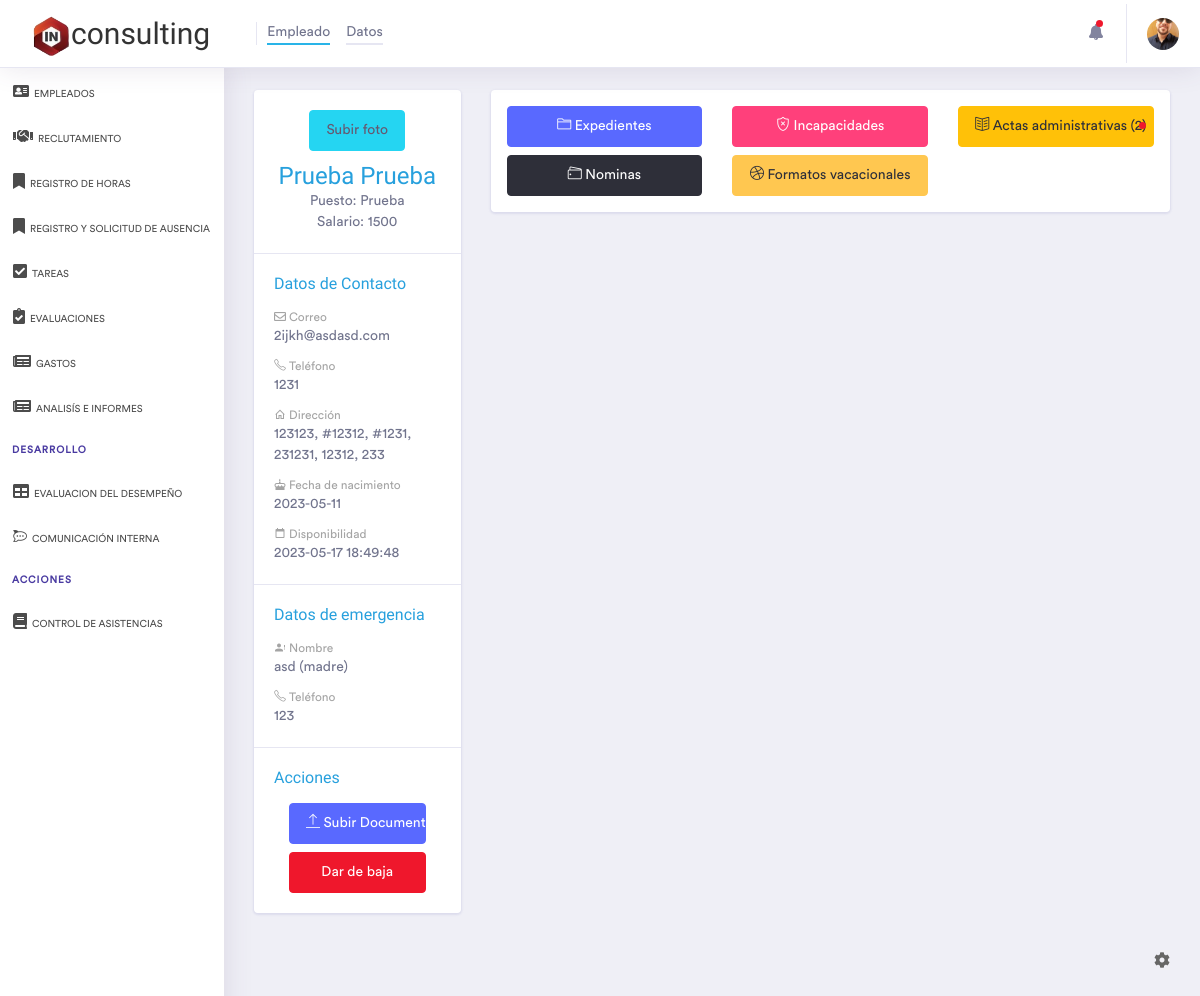
The app's page /Empleado&perfil=21 (signed in) with its own data.
### tables this page shows
CREATE TABLE IF NOT EXISTS `foto_empleado` (
  `idfoto_empleado` int(11) NOT NULL AUTO_INCREMENT,
  `namePhoto` varchar(45) NOT NULL,
  `Empleados_idEmpleados` int(11) NOT NULL,
  `fechaCreacion` timestamp NOT NULL DEFAULT current_timestamp(),
  PRIMARY KEY (`idfoto_empleado`),
  KEY `Empleados_idEmpleados` (`Empleados_idEmpleados`)
);

CREATE TABLE IF NOT EXISTS `emergencia` (
  `idEmergencia` int(11) NOT NULL AUTO_INCREMENT,
  `nameEmer` varchar(50) NOT NULL,
  `parentesco` varchar(45) NOT NULL,
  `phoneEmer` varchar(15) NOT NULL,
  `Empleados_idEmpleados` int(11) NOT NULL,
  PRIMARY KEY (`idEmergencia`),
  KEY `Empleados_idEmpleados` (`Empleados_idEmpleados`)
);

CREATE TABLE IF NOT EXISTS `empleados` (
  `idEmpleados` int(11) NOT NULL AUTO_INCREMENT,
  `name` varchar(45) NOT NULL,
  `lastname` varchar(45) NOT NULL,
  `genero` varchar(1) NOT NULL,
  `fNac` date NOT NULL,
  `phone` varchar(15) NOT NULL,
  `email` varchar(45) NOT NULL,
  `password` text NOT NULL,
  `identificacion` varchar(45) NOT NULL,
  `CURP` varchar(20) NOT NULL,
  `NSS` varchar(15) NOT NULL,
  `RFC` varchar(15) NOT NULL,
  `street` varchar(45) NOT NULL,
  `numE` varchar(5) NOT NULL,
  `numI` varchar(5) DEFAULT NULL,
  `colonia` varchar(45) NOT NULL,
  `CP` varchar(8) NOT NULL,
  `municipio` varchar(30) NOT NULL,
  `estado` varchar(45) NOT NULL,
  `status` int(1) NOT NULL DEFAULT 1,
  `fecha_contratado` timestamp NOT NULL DEFAULT current_timestamp(),
  `cambio_password` int(11) NOT NULL DEFAULT 0,
  PRIMARY KEY (`idEmpleados`)
);

CREATE TABLE IF NOT EXISTS `puesto` (
  `idPuesto` int(11) NOT NULL AUTO_INCREMENT,
  `namePuesto` varchar(45) NOT NULL,
  `salario` float NOT NULL,
  `salario_integrado` float NOT NULL,
  `Empleados_idEmpleados` int(11) NOT NULL,
  `Departamentos_idDepartamentos` int(11) NOT NULL,
  `horario_entrada` time NOT NULL DEFAULT '09:00:00',
  `horario_salida` time NOT NULL DEFAULT '18:00:00',
  `status` int(11) NOT NULL DEFAULT 1,
  PRIMARY KEY (`idPuesto`),
  KEY `Empleados_idEmpleados` (`Empleados_idEmpleados`),
  KEY `Departamentos_idDepartamentos` (`Departamentos_idDepartamentos`)
);

### controller/plantilla.controlador.php (called while the page is built)
<?php
Class ControladorPlantilla{
	public function ctrTraerPlantilla(){
		include "view/plantilla.php";
	}
}

### index.php (called while the page is built, shortened)
<?php
require_once "controller/plantilla.controlador.php";
require_once "controller/formularios.controlador.php";
require_once "model/formularios.modelo.php";
require_once "controller/controlador.empleados.php";
$plantilla = new ControladorPlantilla();
$plantilla -> ctrTraerPlantilla();

### controller/formularios.controlador.php (called while the page is built, shortened)
<?php
class ControladorFormularios{
	static public function ctrNumeroTelefonico($phone){
		$numero = ModeloFormularios::mdlNumeroTelefonico($phone);
		return $numero;
	}
	static public function ctrVerFotos($item, $valor){
		$tabla = "foto_empleado";
		$respuesta = ModeloFormularios::mdlVerFotos($tabla, $item, $valor);
		return $respuesta;
	}
	static public function ctrVerPuestos($item, $valor){
		$tabla = "puesto";
		$respuesta = ModeloFormularios::mdlVerTabla($tabla, $item, $valor);
		return $respuesta;
	}
}

### model/conexion.php (called while the page is built)
<?php
class Conexion{
  static public function conectar(){
    $link = new PDO("mysql:host=localhost;dbname=inrh",
                  "root",
                  "");
    $link->exec("set names utf8");
    return $link;
  }
}

### model/formularios.modelo.php (called while the page is built, shortened)
<?php
require_once "conexion.php";
class ModeloFormularios{
	static public function mdlVerEmpleados($tabla, $item, $valor){
		if($item == null && $valor == null){
			$sql = "SELECT *
			FROM empleados e
			INNER JOIN emergencia m ON e.idEmpleados = m.Empleados_idEmpleados ORDER BY idEmpleados DESC;";
			$stmt = Conexion::conectar()->prepare($sql);
			$stmt->execute();
			return $stmt -> fetchAll();
		}
		else{
			$stmt = Conexion::conectar()->prepare("SELECT *
				FROM empleados e
				INNER JOIN emergencia m ON e.idEmpleados = m.Empleados_idEmpleados
				WHERE $item = :$item");
			$stmt->bindParam(":".$item, $valor, PDO::PARAM_STR);
			$stmt->execute();
			return $stmt -> fetch();
		}
	}
	static public function mdlNumeroTelefonico($number){
		$number = preg_replace('/[^0-9]/', '', $number);
		$length = strlen($number);
		return $number;
	}
	static public function mdlVerFotos($tabla, $item, $valor){
		if($item == null && $valor == null){
			$sql = "SELECT * FROM $tabla";
			$stmt = Conexion::conectar()->prepare($sql);
			$stmt->execute();
			return $stmt -> fetchAll();
		}
		else{
			$stmt = Conexion::conectar()->prepare("SELECT * FROM $tabla WHERE $item = :$item");
			$stmt->bindParam(":".$item, $valor, PDO::PARAM_STR);
			$stmt->execute();
			return $stmt -> fetch();
		}
	}
	static public function mdlVerTabla($tabla, $item, $valor){
		if ($item == null && $valor == null) {
			if ($tabla == "puesto") {
				$sql = "SELECT * FROM $tabla
				JOIN empleados ON empleados.idEmpleados = $tabla.Empleados_idEmpleados
				JOIN departamentos ON $tabla.Departamentos_idDepartamentos = departamentos.idDepartamentos
				WHERE $tabla.status = 1;";
			}
			elseif ($tabla == "vacantes") {
				$sql = "SELECT * FROM $tabla
				JOIN departamentos ON $tabla.Departamentos_idDepartamentos = departamentos.idDepartamentos
				WHERE $tabla.status = 1;";
			}
			$stmt = Conexion::conectar()->prepare($sql);
			$stmt->execute();
			return $stmt -> fetchAll();
		}
		else{
			$sql = "SELECT * FROM $tabla WHERE $item = :$item";
			$stmt = Conexion::conectar()->prepare($sql);
			$stmt->bindParam(":".$item, $valor, PDO::PARAM_STR);
			$stmt->execute();
			return $stmt -> fetch();
		}
	}
}

### controller/controlador.empleados.php (called while the page is built, shortened)
<?php
class ControladorEmpleados{
	static public function ctrVerEmpleados($item, $valor){
		$tabla = "empleados";
		$respuesta = ModeloFormularios::mdlVerEmpleados($tabla, $item, $valor);
		return $respuesta;
	}
}

### view/pages/Empleado.php (the view, shortened to what this page needs)
<?php
$colaborador = ControladorEmpleados::ctrVerEmpleados( 'idEmpleados',$_GET['perfil']);
$Numbero = ControladorFormularios::ctrNumeroTelefonico($colaborador['phone']);
$emergencia = ControladorFormularios::ctrNumeroTelefonico($colaborador['phoneEmer']);
$foto = ControladorFormularios::ctrVerFotos("Empleados_idEmpleados", $colaborador['idEmpleados']);
$puesto = ControladorFormularios::ctrVerPuestos("Empleados_idEmpleados", $_GET['perfil']);
?>
<div class="container-fluid dashboard-content ">
	<div class="row">
		<div class="col-xl-3 col-lg-3 col-md-5 col-sm-12 col-12">
			<div class="card">
				<div class="card-body">
					<div class="user-avatar text-center d-block">
						<?php if (!empty($foto)): ?>
							<img src="view/fotos/thumbnails/<?php echo $foto['namePhoto'] ?>" alt="User Avatar" class="rounded-circle user-avatar-xxl2">
						<?php else: ?>
							<form method="POST" action="Foto">
								<button type="submit" class="btn btn-info rounded" name="empleado" value="<?php echo $colaborador['idEmpleados']; ?>">
									Subir foto
								</button>
							</form>
						<?php endif ?>
					</div>
					<div class="text-center">
						<h2 class="font-24 mb-0 hprofile"><?php echo ucwords($colaborador["name"]." ".$colaborador["lastname"]) ?></h2>
						<p>Puesto: <?php echo $puesto['namePuesto'] ?> <br>
							Salario: <?php echo $puesto['salario'] ?></p>
					</div>
				</div>
				<div class="card-body border-top">
					<h3 class="font-16 hprofile">Datos de Contacto</h3>
					<ul class="mb-0 list-unstyled">
						<li class="header-li"><i class="far fa-envelope"></i> Correo</li>
						<li><?php echo $colaborador["email"] ?></li>
						<li class="header-li"><i class="icon-phone"></i> Teléfono</li>
						<li><?php echo $Numbero ?></li>
						<li class="header-li"><i class="mdi mdi-home-outline"></i> Dirección</li>
						<?php if ($colaborador['numI'] == null || $colaborador['numI'] == ""): ?>
							<li><?php echo $colaborador["street"].", #".$colaborador["numE"].", ".$colaborador["colonia"].", ".$colaborador["municipio"].", ".$colaborador["estado"]?></li>
						<?php else: ?>
							<li><?php echo $colaborador["street"].", #".$colaborador["numE"].", #".$colaborador["numI"].", ".$colaborador["colonia"].", ".$colaborador["municipio"].", ".$colaborador["estado"]?></li>
						<?php endif ?>
						<li class="header-li"><i class="mdi mdi-cake"></i> Fecha de nacimiento</li>
						<li><?php echo $colaborador["fNac"] ?></li>
						<li class="header-li"><i class="mdi mdi-calendar-blank"></i> Disponibilidad</li>
						<li><?php echo $colaborador["fecha_contratado"] ?></li>
					</ul>
				</div>
				<div class="card-body border-top">
					<h3 class="font-16 hprofile">Datos de emergencia</h3>
					<div>
						<ul class="mb-0 list-unstyled">
							<li class="header-li"><i class="mdi mdi-account-alert"></i> Nombre</li>
							<li><?php echo $colaborador["nameEmer"]." (".$colaborador["parentesco"].")" ?></li>
							<li class="header-li"><i class="icon-phone"></i> Teléfono</li>
							<li><?php echo $emergencia ?></li>
						</ul>
					</div>
				</div>
				<div class="card-body border-top">
					<h3 class="font-16 hprofile">Acciones</h3>
						<form method="POST" action="Documento" class="container pb-2">
							<button class="btn btn-primary rounded btn-block " name="empleado" value="<?php echo $colaborador['idEmpleados'];?>">
								<i class="ti-upload"></i> Subir Documentos
							</button>
						</form>
					<div>
						<div class="container">
							<button type="button" class="btn btn-danger rounded btn-block" data-toggle="modal" data-target="#eliminar">
								Dar de baja
							</button>
						</div>
					</div>
				</div>
			</div>
		</div>
		<div class="col-xl-9 col-lg-9 col-md-7 col-sm-12 col-12">
			<div class="card p-3">
				<div class="row pb-2">
					<div class="col-4">
						<button class="btn btn-primary rounded btn-block" onClick="cargarContenido('Expedientes.php')">
							<i class="icon-folder-alt"></i> Expedientes
						</button>
					</div>
					<div class="col-4">
						<button class="btn btn-secondary rounded btn-block" onClick="cargarContenido('Incapacidades.php')">
								<i class="icon-shield"></i> Incapacidades
							</button>
					</div>
					<div class="col-4">
						<button class="btn btn-warning rounded btn-block" onClick="cargarContenido('ActaAdministrativa.php')">
								<span class="indicator"></span><i class="icon-book-open"></i> Actas administrativas (2)
							</button>
					</div>
				</div>
				<div class="row">
					<div class="col-4">
						<button class="btn btn-dark rounded btn-block" onClick="cargarContenido('Nominas.php')">
								<i class="icon-wallet"></i> Nominas
							</button>
					</div>
					<div class="col-4">
						<button class="btn btn-brand rounded btn-block" onClick="cargarContenido('Vacaciones.php')">
								<i class="icon-social-dribbble"></i> Formatos vacacionales
							</button>
					</div>
				</div>
			</div>
		</div>
	</div>
</div>

### view/pages/navs/navbar.php (shortened to what this page needs)
		<div class="dashboard-main-wrapper">
<div class="dashboard-header">
	<nav class="navbar navbar-expand-lg bg-white fixed-top">
		<a class="navbar-brand rambla" href="Inicio"><img src="assets/images/logo.png" width="40px" height="auto">consulting</a>
		<div class="collapse navbar-collapse " id="navbarSupportedContent">
			<ul class="navbar-nav navbar-left-top">
				<li class="nav-item"></li>
				<?php if (isset($_GET['pagina'])): ?>
				<?php
					$empleado = array('Empleado', 'Datos');
					$paginaActual = $_GET['pagina'];
					if (!empty($paginaActual) && in_array($paginaActual, $empleado)) {
					    foreach ($empleado as $pagina) {
					        $activeClass = ($paginaActual == $pagina) ? ' active' : '';
					        $marginLeftClass = ($pagina != $empleado[0]) ? ' ml-3' : '';
					        echo '<li class="nav-item' . $activeClass . $marginLeftClass . '">';
					        if ($pagina == 'Datos') {
					        	echo '<a href="' . $pagina . '&perfil='.$_GET['perfil'].'"> Datos </a>';
					        }else{
						        echo '<a href="' . $pagina . '&perfil='.$_GET['perfil'].'">' . ucfirst($pagina) . '</a>';
						      }
					        echo '</li>';
					    }
					}
					?>
				<?php endif ?>
			</ul>
			<ul class="navbar-nav ml-auto navbar-right-top">
				<li class="nav-item dropdown notification">
					<a class="nav-link nav-icons" href="#" id="navbarDropdownMenuLink1" data-toggle="dropdown" aria-haspopup="true" aria-expanded="false"><i class="fas fa-fw fa-bell wiggle"></i> <span class="indicator"></span></a>
				</li>
				<li class="nav-item dropdown nav-user">
					<a class="nav-link nav-user-img" href="#" id="navbarDropdownMenuLink2" data-toggle="dropdown" aria-haspopup="true" aria-expanded="false">
					<?php $foto = ControladorFormularios::ctrVerFotos("Empleados_idEmpleados", $_SESSION['idEmpleado']) ?>
						<?php if (!empty($foto)): ?>
							<img src="view/fotos/thumbnails/<?php echo $foto['namePhoto'] ?>" alt="" class="user-avatar-md2 rounded-circle">
						<?php endif ?>
					</a>
				</li>
			</ul>
		</div>
	</nav>
</div>

### records on screen
foto_empleado: namePhoto (picture)
emergencia: Empleados_idEmpleados.lastname "Prueba Prueba", Empleados_idEmpleados.email "2ijkh@asdasd.com", Empleados_idEmpleados.phone "1231", Empleados_idEmpleados.street "123123", Empleados_idEmpleados.numE "12312", Empleados_idEmpleados.numI "1231", Empleados_idEmpleados.colonia "231231", Empleados_idEmpleados.municipio "12312", Empleados_idEmpleados.estado "233", Empleados_idEmpleados.fNac "2023-05-11", Empleados_idEmpleados.fecha_contratado "2023-05-17 18:49:48", nameEmer "asd", parentesco "madre", phoneEmer "123"
puesto: namePuesto "Prueba", salario "1500"

### other values on screen
$pagina "Empleado"
